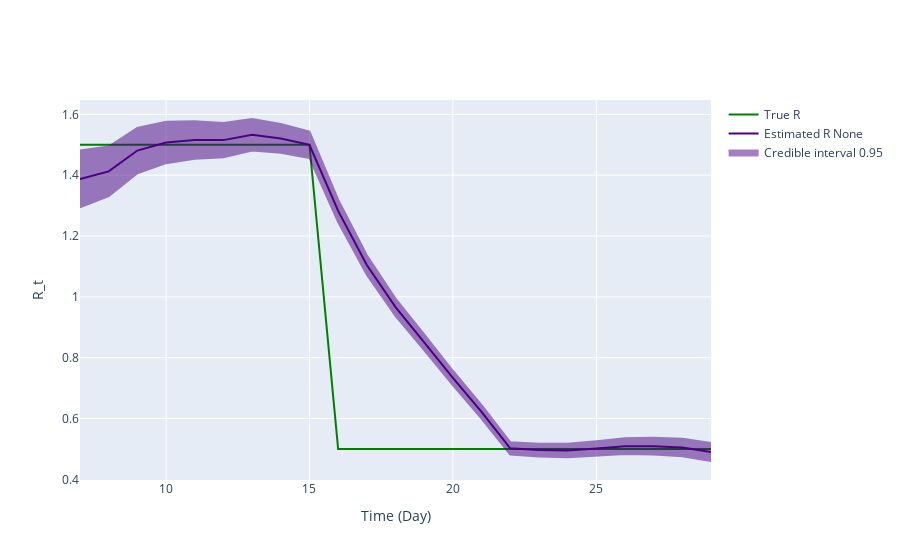

Notebook source saved alongside this figure:
### Code cell
fig = ReproductionNumberPlot()

fig.add_ground_truth_rt(ground_truth)
fig.add_interval_rt(interval2)

fig.update_labels(time_label='Time (Day)', r_label='R_t')

fig.show_figure()

### Figure 1 — Plotly figure (JSON) as saved in the notebook; plotly's stock layout.template omitted (floating-point values rounded to 4 significant figures)
{"data": [{"line": {"color": "green"}, "mode": "lines", "name": "True R", "type": "scatter", "x": [7, 8, 9, 10, 11, 12, 13, 14, 15, 16, 17, 18, 19, 20, 21, 22, 23, 24, 25, 26, 27, 28, 29], "y": [1.5, 1.5, 1.5, 1.5, 1.5, 1.5, 1.5, 1.5, 1.5, 0.5, 0.5, 0.5, 0.5, 0.5, 0.5, 0.5, 0.5, 0.5, 0.5, 0.5, 0.5, 0.5, 0.5]}, {"line": {"color": "indigo"}, "mode": "lines", "name": "Estimated R None", "type": "scatter", "x": [7, 8, 9, 10, 11, 12, 13, 14, 15, 16, 17, 18, 19, 20, 21, 22, 23, 24, 25, 26, 27, 28, 29], "y": [1.388, 1.412, 1.481, 1.507, 1.516, 1.515, 1.533, 1.521, 1.5, 1.283, 1.105, 0.966, 0.8506, 0.7332, 0.6217, 0.5021, 0.4962, 0.4951, 0.5015, 0.5091, 0.5091, 0.5046, 0.49]}, {"fill": "toself", "fillcolor": "indigo", "line": {"color": "indigo"}, "mode": "lines", "name": "Credible interval 0.95", "opacity": 0.5, "showlegend": true, "type": "scatter", "x": [7, 8, 9, 10, 11, 12, 13, 14, 15, 16, 17, 18, 19, 20, 21, 22, 23, 24, 25, 26, 27, 28, 29, 29, 28, 27, 26, 25, 24, 23, 22, 21, 20, 19, 18, 17, 16, 15, 14, 13, 12, 11, 10, 9, 8, 7], "y": [1.481, 1.494, 1.556, 1.575, 1.578, 1.572, 1.585, 1.568, 1.543, 1.32, 1.137, 0.9944, 0.8765, 0.757, 0.6437, 0.5223, 0.5172, 0.5174, 0.5255, 0.5348, 0.5364, 0.5333, 0.5197, 0.4603, 0.4759, 0.4819, 0.4833, 0.4776, 0.4729, 0.4753, 0.4819, 0.5997, 0.7095, 0.8248, 0.9377, 1.073, 1.246, 1.457, 1.474, 1.481, 1.459, 1.454, 1.439, 1.406, 1.331, 1.294]}], "layout": {"hovermode": "x unified", "xaxis": {"title": {"text": "Time (Day)"}}, "yaxis": {"title": {"text": "R_t"}}}}
